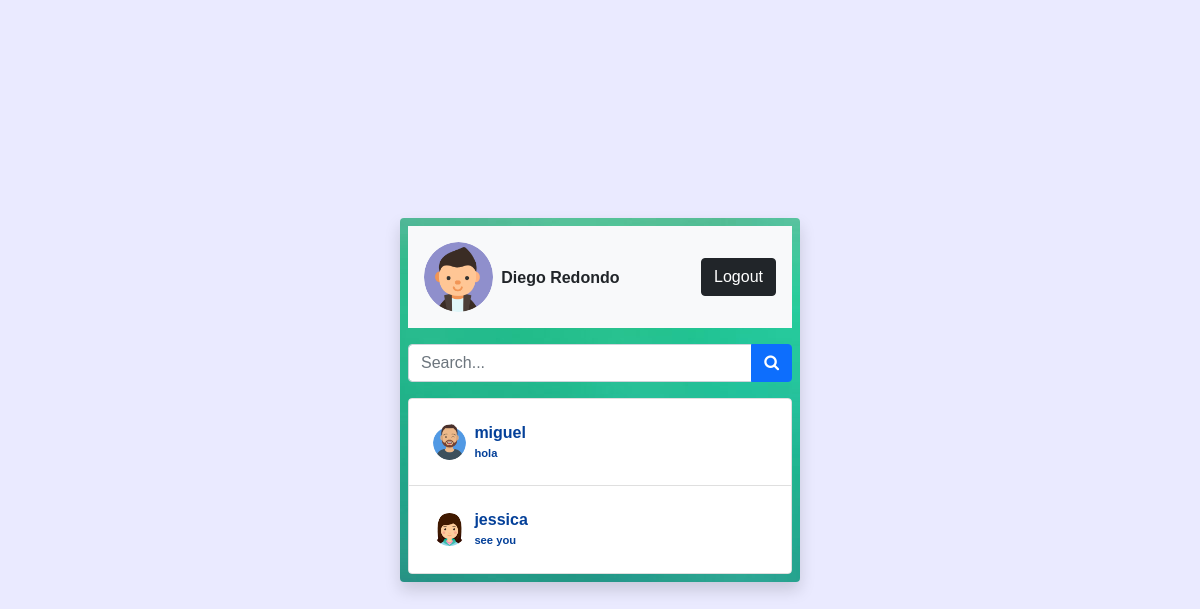
The page /home.php (signed in) on the database its author committed.
### tables this page shows
CREATE TABLE `users` (
  `user_id` int(11) NOT NULL,
  `name` varchar(255) NOT NULL,
  `username` varchar(255) NOT NULL,
  `password` varchar(1000) NOT NULL,
  `p_p` varchar(255) DEFAULT 'user-default.png',
  `last_seen` datetime NOT NULL DEFAULT current_timestamp()
);

CREATE TABLE `chats` (
  `chat_id` int(11) NOT NULL,
  `from_id` int(11) NOT NULL,
  `to_id` int(11) NOT NULL,
  `message` text NOT NULL,
  `opened` tinyint(1) NOT NULL DEFAULT 0,
  `created_at` datetime NOT NULL DEFAULT current_timestamp()
);

### app/helpers/user.php (called while the page is built)
<?php
function getUser($username, $conn){
   $sql = "SELECT * FROM users
        WHERE username=?";
        $stmt = $conn->prepare($sql);
        $stmt->execute([$username]);
        if ($stmt->rowCount() === 1) {
   	     $user = $stmt->fetch();
   	     return $user;
        }else {
   	     $user = [];
   	     return $user;
        }
}

### app/helpers/conversations.php (called while the page is built)
<?php
function getConversation($user_id, $conn){
    $sql = "SELECT * FROM conversations
            WHERE user_1=? OR user_2=?
            ORDER BY conversation_id DESC";
    $stmt = $conn->prepare($sql);
    $stmt->execute([$user_id, $user_id]);
    if($stmt->rowCount() > 0){
        $conversations = $stmt->fetchAll();
        $user_data = [];
        foreach($conversations as $conversation){
            if ($conversation['user_1'] == $user_id) {
            	$sql2  = "SELECT * FROM users WHERE user_id=?";
            	$stmt2 = $conn->prepare($sql2);
            	$stmt2->execute([$conversation['user_2']]);
            }else {
            	$sql2  = "SELECT * FROM users WHERE user_id=?";
            	$stmt2 = $conn->prepare($sql2);
            	$stmt2->execute([$conversation['user_1']]);
            }
            $allConversations = $stmt2->fetchAll();
            array_push($user_data, $allConversations[0]);
        }
        return $user_data;
    }else {
    	$conversations = [];
    	return $conversations;
    }
}

### app/helpers/last_chat.php (called while the page is built)
<?php
function lastChat($id_1, $id_2, $conn){
   $sql = "SELECT * FROM chats
        WHERE (from_id=? AND to_id=?)
        OR    (to_id=? AND from_id=?)
        ORDER BY chat_id DESC LIMIT 1";
    $stmt = $conn->prepare($sql);
    $stmt->execute([$id_1, $id_2, $id_1, $id_2]);
    if ($stmt->rowCount() > 0) {
    	$chat = $stmt->fetch();
    	return $chat['message'];
    }else {
    	$chat = '';
    	return $chat;
    }
}

### home.php (the view, shortened to what this page needs)
<?php
  if (isset($_SESSION['username'])) {
  	include 'app/db.conn.php';
  	include 'app/helpers/user.php';
  	include 'app/helpers/conversations.php';
    include 'app/helpers/last_chat.php';
  	$user = getUser($_SESSION['username'], $conn);
  	$conversations = getConversation($user['user_id'], $conn);
?>
<!DOCTYPE html>
<html lang="en">
<head>
  <link href="https://cdn.jsdelivr.net/npm/bootstrap@5.0.1/dist/css/bootstrap.min.css" rel="stylesheet"
>
  <link rel="stylesheet" href="css/style.css">
  <link rel="stylesheet" href="https://cdnjs.cloudflare.com/ajax/libs/font-awesome/4.7.0/css/font-awesome.min.css">
</head>
<body class="d-flex justify-content-center align-items-center vh-100">
  <div style="background-image: url('img/degradado.jpg'); width: 100; height: 100;" class="p-2 w-400 rounded shadow">
    <div>
      <div class="d-flex mb-3 p-3 bg-light justify-content-between align-items-center">
        <div class="d-flex align-items-center">
          <img src="uploads/<?=$user['p_p']?>" class="w-25 rounded-circle">
          <h3 class="fs-xs m-2"><?=$user['name']?></h3>
        </div>
        <a href="logout.php" class="btn btn-dark">Logout</a>
      </div>
      <div class="input-group mb-3">
        <input type="text" placeholder="Search..." id="searchText" class="form-control">
        <button class="btn btn-primary" id="serachBtn">
          <i class="fa fa-search"></i>
        </button>
      </div>
      <ul id="chatList" class="list-group mvh-50 overflow-auto">
        <?php if (!empty($conversations)) { ?>
        <?php
    			    foreach ($conversations as $conversation){ ?>
        <li class="list-group-item">
          <a href="chat.php?user=<?=$conversation['username']?>"
            class="d-flex justify-content-between align-items-center p-2">
            <div class="d-flex align-items-center">
              <img src="uploads/<?=$conversation['p_p']?>" class="w-10 rounded-circle">
              <h3 class="fs-xs m-2">
                <?=$conversation['name']?><br>
                <small>
                  <?php
                          echo lastChat($_SESSION['user_id'], $conversation['user_id'], $conn);
                        ?>
                </small>
              </h3>
            </div>
          </a>
        </li>
        <?php } ?>
        <?php } ?>
      </ul>
    </div>
  </div>
</body>
</html>
<?php
  }else{
  	header("Location: index.php");
   	 exit;
  }
?>

### css/style.css (style rules this page uses)
.vh-100 { min-height: 100vh; }
.w-400 { width: 400px; }
.fs-xs { font-size: 1rem; font-family: Verdana, Geneva, Tahoma, sans-serif; font-weight: 600; }
.w-10 { width: 10%; }
a { text-decoration: none; font-family: Verdana, Geneva, Tahoma, sans-serif; color:#044099;; }
small { color: 535151; font-size: 0.7rem; text-align: right; }
* { font-family: Verdana, Geneva, Tahoma, sans-serif; font-weight: 600; }
body { background-color: rgb(234, 234, 255); }

### rows shown on the page
users: p_p (picture), name "Diego Redondo"
users: p_p (picture), name "miguel", user_id.message "hola"
users: p_p (picture), name "jessica", user_id.message "see you"
